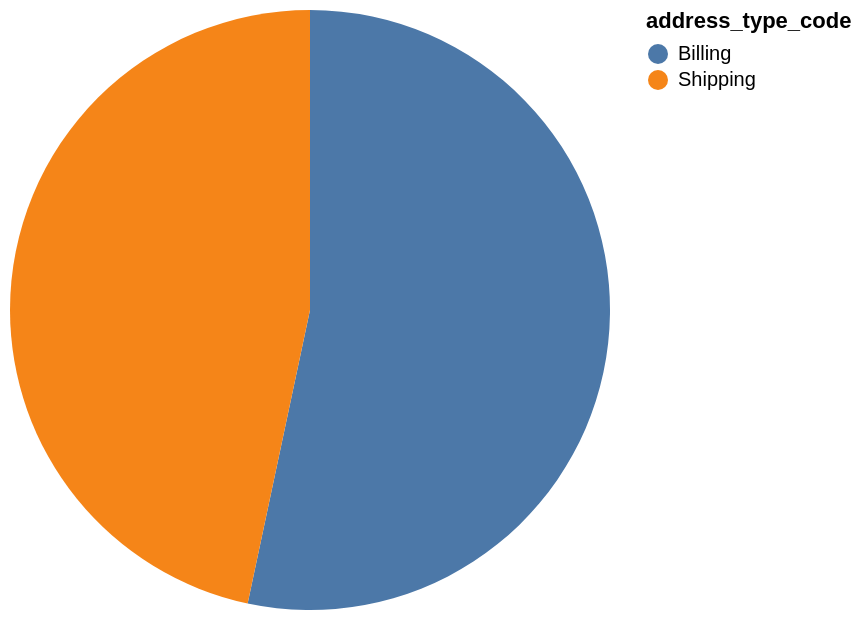

Express this chart as Vega-Lite.
### Vega-Lite specification from a JSON file in a GitHub repository (floating-point values rounded to 4 significant figures)
{"data": {"values": [{"x_data": "Billing", "y_data": 8}, {"x_data": "Shipping", "y_data": 7}]}, "mark": "arc", "encoding": {"theta": {"field": "y_data", "type": "quantitative", "title": "COUNT(address_type_code)"}, "color": {"field": "x_data", "type": "nominal", "title": "address_type_code"}}}
